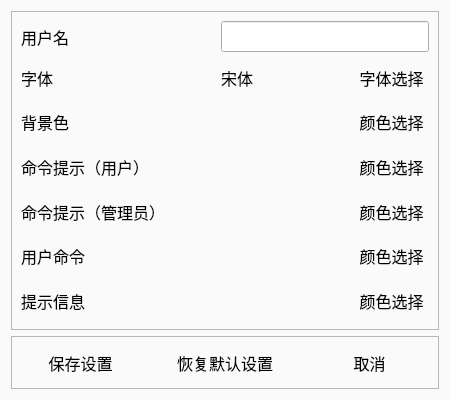
<?xml version="1.0" encoding="UTF-8"?>
<ui version="4.0">
 <class>Settings</class>
 <widget class="QDialog" name="Settings">
  <property name="geometry">
   <rect>
    <x>0</x>
    <y>0</y>
    <width>450</width>
    <height>400</height>
   </rect>
  </property>
  <property name="windowTitle">
   <string>设置</string>
  </property>
  <property name="styleSheet">
   <string notr="true">QDialog#Settings{
	background-color: rgb(250, 250, 250);
}</string>
  </property>
  <layout class="QVBoxLayout" name="verticalLayout" stretch="6,1">
   <item>
    <widget class="QFrame" name="frame_2">
     <property name="frameShape">
      <enum>QFrame::StyledPanel</enum>
     </property>
     <property name="frameShadow">
      <enum>QFrame::Raised</enum>
     </property>
     <layout class="QGridLayout" name="gridLayout">
      <item row="3" column="0">
       <widget class="QLabel" name="label_6">
        <property name="font">
         <font>
          <family>楷体</family>
          <pointsize>12</pointsize>
         </font>
        </property>
        <property name="text">
         <string>命令提示（用户）</string>
        </property>
       </widget>
      </item>
      <item row="6" column="0">
       <widget class="QLabel" name="label_12">
        <property name="font">
         <font>
          <family>楷体</family>
          <pointsize>12</pointsize>
         </font>
        </property>
        <property name="text">
         <string>提示信息</string>
        </property>
       </widget>
      </item>
      <item row="1" column="2">
       <widget class="QLabel" name="label_3">
        <property name="font">
         <font>
          <family>楷体</family>
          <pointsize>12</pointsize>
         </font>
        </property>
        <property name="text">
         <string>宋体</string>
        </property>
       </widget>
      </item>
      <item row="5" column="4">
       <widget class="QToolButton" name="selectButton_5">
        <property name="sizePolicy">
         <sizepolicy hsizetype="Preferred" vsizetype="Preferred">
          <horstretch>0</horstretch>
          <verstretch>0</verstretch>
         </sizepolicy>
        </property>
        <property name="font">
         <font>
          <family>楷体</family>
          <pointsize>12</pointsize>
         </font>
        </property>
        <property name="styleSheet">
         <string notr="true">QToolButton{
	border-radius: 10px;
}
QToolButton:hover{
	background-color: rgb(0, 200, 255);
	border-radius: 10px;
}</string>
        </property>
        <property name="text">
         <string>颜色选择</string>
        </property>
        <property name="autoRaise">
         <bool>true</bool>
        </property>
       </widget>
      </item>
      <item row="0" column="0">
       <widget class="QLabel" name="label">
        <property name="font">
         <font>
          <family>楷体</family>
          <pointsize>12</pointsize>
         </font>
        </property>
        <property name="text">
         <string>用户名</string>
        </property>
       </widget>
      </item>
      <item row="5" column="2" colspan="2">
       <widget class="QLabel" name="label_11">
        <property name="font">
         <font>
          <family>楷体</family>
          <pointsize>12</pointsize>
         </font>
        </property>
        <property name="text">
         <string/>
        </property>
       </widget>
      </item>
      <item row="0" column="2" colspan="3">
       <widget class="QLineEdit" name="lineEdit">
        <property name="font">
         <font>
          <family>楷体</family>
          <pointsize>12</pointsize>
         </font>
        </property>
        <property name="maxLength">
         <number>10</number>
        </property>
       </widget>
      </item>
      <item row="3" column="2" colspan="2">
       <widget class="QLabel" name="label_7">
        <property name="font">
         <font>
          <family>楷体</family>
          <pointsize>12</pointsize>
         </font>
        </property>
        <property name="text">
         <string/>
        </property>
       </widget>
      </item>
      <item row="2" column="0">
       <widget class="QLabel" name="label_4">
        <property name="font">
         <font>
          <family>楷体</family>
          <pointsize>12</pointsize>
         </font>
        </property>
        <property name="text">
         <string>背景色</string>
        </property>
       </widget>
      </item>
      <item row="2" column="4">
       <widget class="QToolButton" name="selectButton_2">
        <property name="sizePolicy">
         <sizepolicy hsizetype="Preferred" vsizetype="Preferred">
          <horstretch>0</horstretch>
          <verstretch>0</verstretch>
         </sizepolicy>
        </property>
        <property name="font">
         <font>
          <family>楷体</family>
          <pointsize>12</pointsize>
         </font>
        </property>
        <property name="styleSheet">
         <string notr="true">QToolButton{
	border-radius: 10px;
}
QToolButton:hover{
	background-color: rgb(0, 200, 255);
	border-radius: 10px;
}</string>
        </property>
        <property name="text">
         <string>颜色选择</string>
        </property>
        <property name="autoRaise">
         <bool>true</bool>
        </property>
       </widget>
      </item>
      <item row="1" column="0">
       <widget class="QLabel" name="label_2">
        <property name="font">
         <font>
          <family>楷体</family>
          <pointsize>12</pointsize>
         </font>
        </property>
        <property name="text">
         <string>字体</string>
        </property>
       </widget>
      </item>
      <item row="3" column="4">
       <widget class="QToolButton" name="selectButton_3">
        <property name="sizePolicy">
         <sizepolicy hsizetype="Preferred" vsizetype="Preferred">
          <horstretch>0</horstretch>
          <verstretch>0</verstretch>
         </sizepolicy>
        </property>
        <property name="font">
         <font>
          <family>楷体</family>
          <pointsize>12</pointsize>
         </font>
        </property>
        <property name="styleSheet">
         <string notr="true">QToolButton{
	border-radius: 10px;
}
QToolButton:hover{
	background-color: rgb(0, 200, 255);
	border-radius: 10px;
}</string>
        </property>
        <property name="text">
         <string>颜色选择</string>
        </property>
        <property name="autoRaise">
         <bool>true</bool>
        </property>
       </widget>
      </item>
      <item row="4" column="0" colspan="2">
       <widget class="QLabel" name="label_8">
        <property name="font">
         <font>
          <family>楷体</family>
          <pointsize>12</pointsize>
         </font>
        </property>
        <property name="text">
         <string>命令提示（管理员）</string>
        </property>
       </widget>
      </item>
      <item row="6" column="4">
       <widget class="QToolButton" name="selectButton_6">
        <property name="sizePolicy">
         <sizepolicy hsizetype="Preferred" vsizetype="Preferred">
          <horstretch>0</horstretch>
          <verstretch>0</verstretch>
         </sizepolicy>
        </property>
        <property name="font">
         <font>
          <family>楷体</family>
          <pointsize>12</pointsize>
         </font>
        </property>
        <property name="styleSheet">
         <string notr="true">QToolButton{
	border-radius: 10px;
}
QToolButton:hover{
	background-color: rgb(0, 200, 255);
	border-radius: 10px;
}</string>
        </property>
        <property name="text">
         <string>颜色选择</string>
        </property>
        <property name="autoRaise">
         <bool>true</bool>
        </property>
       </widget>
      </item>
      <item row="5" column="0">
       <widget class="QLabel" name="label_10">
        <property name="font">
         <font>
          <family>楷体</family>
          <pointsize>12</pointsize>
         </font>
        </property>
        <property name="text">
         <string>用户命令</string>
        </property>
       </widget>
      </item>
      <item row="1" column="4">
       <widget class="QToolButton" name="selectButton">
        <property name="sizePolicy">
         <sizepolicy hsizetype="Preferred" vsizetype="Preferred">
          <horstretch>0</horstretch>
          <verstretch>0</verstretch>
         </sizepolicy>
        </property>
        <property name="font">
         <font>
          <family>楷体</family>
          <pointsize>12</pointsize>
         </font>
        </property>
        <property name="styleSheet">
         <string notr="true">QToolButton{
	border-radius: 10px;
}
QToolButton:hover{
	background-color: rgb(0, 200, 255);
	border-radius: 10px;
}</string>
        </property>
        <property name="text">
         <string>字体选择</string>
        </property>
        <property name="autoRaise">
         <bool>true</bool>
        </property>
       </widget>
      </item>
      <item row="2" column="2" colspan="2">
       <widget class="QLabel" name="label_5">
        <property name="font">
         <font>
          <family>楷体</family>
          <pointsize>12</pointsize>
         </font>
        </property>
        <property name="text">
         <string/>
        </property>
       </widget>
      </item>
      <item row="4" column="4">
       <widget class="QToolButton" name="selectButton_4">
        <property name="sizePolicy">
         <sizepolicy hsizetype="Preferred" vsizetype="Preferred">
          <horstretch>0</horstretch>
          <verstretch>0</verstretch>
         </sizepolicy>
        </property>
        <property name="font">
         <font>
          <family>楷体</family>
          <pointsize>12</pointsize>
         </font>
        </property>
        <property name="styleSheet">
         <string notr="true">QToolButton{
	border-radius: 10px;
}
QToolButton:hover{
	background-color: rgb(0, 200, 255);
	border-radius: 10px;
}</string>
        </property>
        <property name="text">
         <string>颜色选择</string>
        </property>
        <property name="autoRaise">
         <bool>true</bool>
        </property>
       </widget>
      </item>
      <item row="6" column="2" colspan="2">
       <widget class="QLabel" name="label_13">
        <property name="font">
         <font>
          <family>楷体</family>
          <pointsize>12</pointsize>
         </font>
        </property>
        <property name="text">
         <string/>
        </property>
       </widget>
      </item>
      <item row="4" column="2" colspan="2">
       <widget class="QLabel" name="label_9">
        <property name="font">
         <font>
          <family>楷体</family>
          <pointsize>12</pointsize>
         </font>
        </property>
        <property name="text">
         <string/>
        </property>
       </widget>
      </item>
     </layout>
    </widget>
   </item>
   <item>
    <widget class="QFrame" name="frame">
     <property name="frameShape">
      <enum>QFrame::StyledPanel</enum>
     </property>
     <property name="frameShadow">
      <enum>QFrame::Raised</enum>
     </property>
     <layout class="QHBoxLayout" name="horizontalLayout">
      <property name="spacing">
       <number>30</number>
      </property>
      <property name="leftMargin">
       <number>11</number>
      </property>
      <property name="topMargin">
       <number>11</number>
      </property>
      <property name="rightMargin">
       <number>11</number>
      </property>
      <property name="bottomMargin">
       <number>11</number>
      </property>
      <item>
       <widget class="QToolButton" name="saveButton">
        <property name="sizePolicy">
         <sizepolicy hsizetype="Preferred" vsizetype="Preferred">
          <horstretch>0</horstretch>
          <verstretch>0</verstretch>
         </sizepolicy>
        </property>
        <property name="font">
         <font>
          <family>楷体</family>
          <pointsize>12</pointsize>
         </font>
        </property>
        <property name="styleSheet">
         <string notr="true">QToolButton{
	border-radius: 10px;
}
QToolButton:hover{
	background-color: rgb(0, 200, 255);
	border-radius: 10px;
}</string>
        </property>
        <property name="text">
         <string>保存设置</string>
        </property>
        <property name="autoRaise">
         <bool>true</bool>
        </property>
       </widget>
      </item>
      <item>
       <widget class="QToolButton" name="recoverButton">
        <property name="sizePolicy">
         <sizepolicy hsizetype="Preferred" vsizetype="Preferred">
          <horstretch>0</horstretch>
          <verstretch>0</verstretch>
         </sizepolicy>
        </property>
        <property name="font">
         <font>
          <family>楷体</family>
          <pointsize>12</pointsize>
         </font>
        </property>
        <property name="styleSheet">
         <string notr="true">QToolButton{
	border-radius: 10px;
}
QToolButton:hover{
	background-color: rgb(0, 200, 255);
	border-radius: 10px;
}</string>
        </property>
        <property name="text">
         <string>恢复默认设置</string>
        </property>
        <property name="autoRaise">
         <bool>true</bool>
        </property>
       </widget>
      </item>
      <item>
       <widget class="QToolButton" name="cancelButton">
        <property name="sizePolicy">
         <sizepolicy hsizetype="Preferred" vsizetype="Preferred">
          <horstretch>0</horstretch>
          <verstretch>0</verstretch>
         </sizepolicy>
        </property>
        <property name="font">
         <font>
          <family>楷体</family>
          <pointsize>12</pointsize>
         </font>
        </property>
        <property name="styleSheet">
         <string notr="true">QToolButton{
	border-radius: 10px;
}
QToolButton:hover{
	background-color: rgb(0, 200, 255);
	border-radius: 10px;
}</string>
        </property>
        <property name="text">
         <string>取消</string>
        </property>
        <property name="autoRaise">
         <bool>true</bool>
        </property>
       </widget>
      </item>
     </layout>
    </widget>
   </item>
  </layout>
 </widget>
 <resources/>
 <connections/>
</ui>
